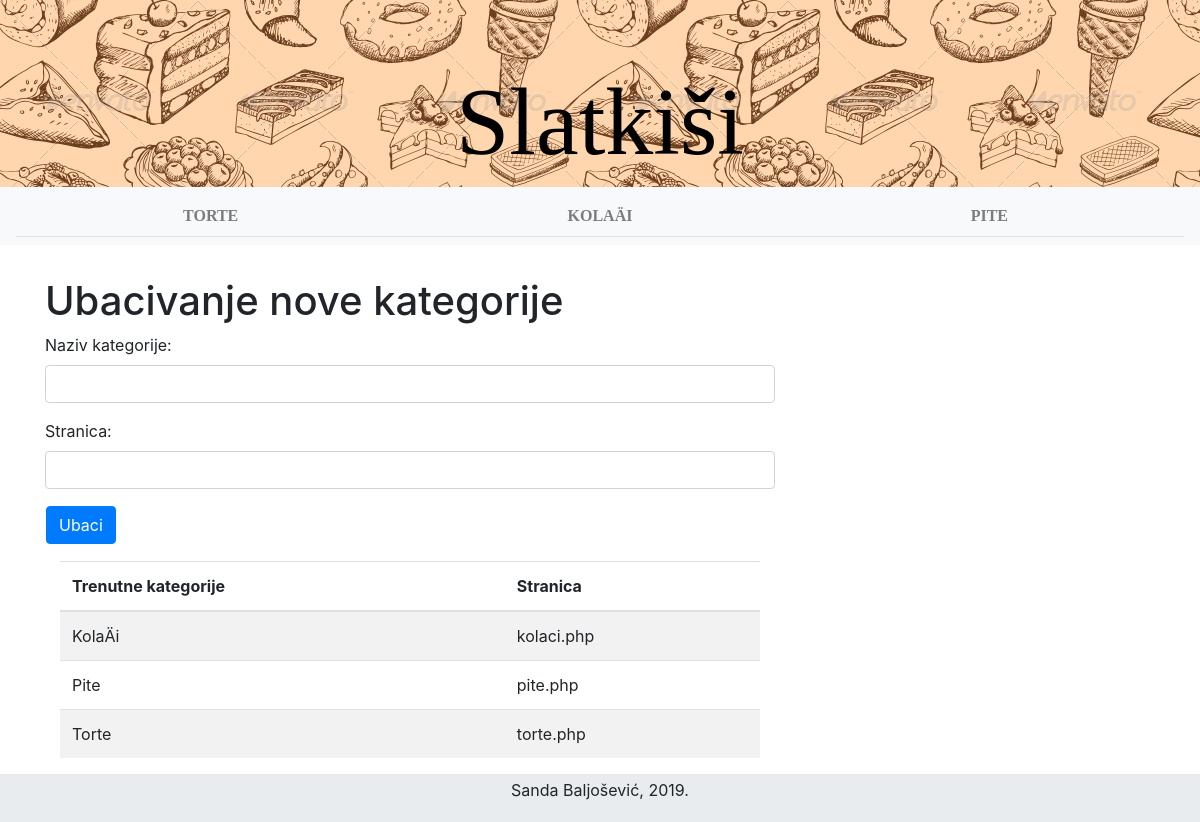
Page /insert_kategorija.php on the committed database.
### tables this page shows
CREATE TABLE IF NOT EXISTS `kategorija` (
  `ID` int(10) UNSIGNED NOT NULL AUTO_INCREMENT,
  `Naziv` text NOT NULL,
  `Stranica` text NOT NULL,
  PRIMARY KEY (`ID`)
);

### common.php (the view, shortened to what this page needs)
<?php
function getKategorijaNavbar($conn) {
	$sql = "select id as ID, Naziv as kat, Stranica as s from kategorija order by id";
	$kategorije = "";
	if ($result = mysqli_query($conn, $sql)) {
		if (mysqli_num_rows($result) > 0) {
			$kategorije = "<nav class=\"navbar navbar-expand-md bg-light justify-content-center navbar-light\">
								<button class=\"navbar-toggler\" type=\"button\" data-toggle=\"collapse\" data-target=\"#collapsibleNavbar\">
									<span class=\"navbar-toggler-icon\"></span>
								</button>
								<div class=\"collapse navbar-collapse\" id=\"collapsibleNavbar\">
									<ul class=\"navbar-nav nav-tabs nav-justified w-100\">";
			while ($row = mysqli_fetch_assoc($result)) {
				$a = "";
				$kat = "<li class=\"nav-item\">
							<a class=\"nav-link text-uppercase font-weight-bold kategorije ".$a."\" id=\"".$row["ID"]."\">".$row["kat"]."</a>
						</li>";
				$kategorije = $kategorije.$kat;
			}
			$kategorije = $kategorije.'
						</ul>
					</div>
					<script>
						$(document).ready(function(e){
								$(".kategorije").click(function(){
									var id = this.id;
									$.ajax({
									type: "POST",
									url: "obrada.php",
									data: {setKategorijaSesija: "True", katID: id},
									success: function(arg) {
										window.location.href = "prikazKategorija.php";
									},
									error: function(arg) {
										alert(arg);
									}
									});
								});
							});
					</script>
				</nav>';
		}
		else {
			die("Greška u komunikaciji sa bazom podataka");
		}
	}
	else {
		die("Greška pri konekciji sa bazom podataka: ".mysqli_error($conn));
	}
	return $kategorije;
}
function getKategorijaTable($conn) {
	$sql = "select Naziv as n, Stranica as s from kategorija order by Naziv";
	$kategorije = "";
	if ($result = mysqli_query($conn, $sql)) {
		if (mysqli_num_rows($result) > 0) {
				$kategorije = "<table class=\"table table-striped table-hover\">
									<thead>
										<tr>
											<th>Trenutne kategorije</th>
											<th>Stranica</th>
										</tr>
									</thead>
									<tbody>
								";
				while ($row = mysqli_fetch_assoc($result)){
					$kategorije = $kategorije."
										<tr>
											<td>".$row["n"]."</td>
											<td>".$row["s"]."</td>
										</tr>
										";
				}
				$kategorije = $kategorije."
									</tbody>
								</table>";
		}
		else {
			die("Greška u komunikaciji sa bazom podataka");
		}
	}
	else {
		die("Greška pri konekciji sa bazom podataka: ".mysqli_error($conn));
	}
	return $kategorije;
}
?>

### rows in the picture
kategorija: Naziv "TORTE", Naziv "Torte", Stranica "torte.php"
kategorija: Naziv "KOLAÄI", Naziv "KolaÄi", Stranica "kolaci.php"
kategorija: Naziv "PITE", Naziv "Pite", Stranica "pite.php"
